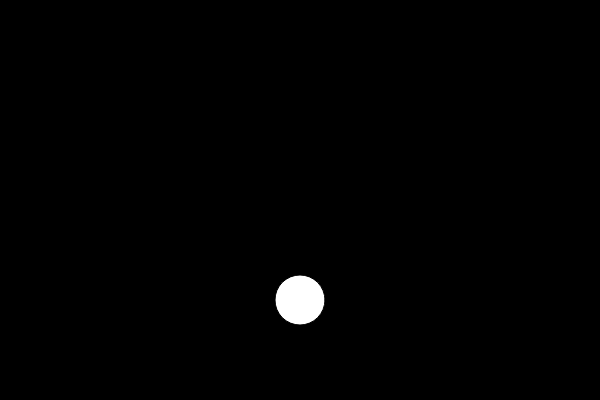
Frame 1 (no input)
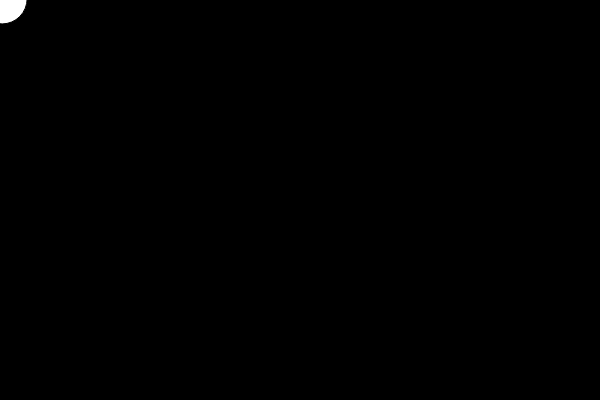
Frame 60 (no input)
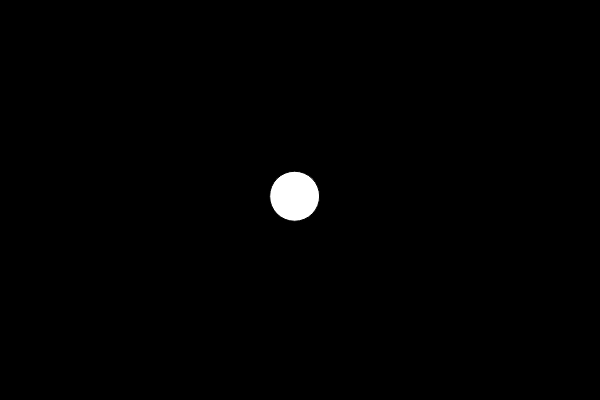
Frame 120 (the mouse pressed at the canvas centre since frame 60)

The p5.js sketch that drew these frames (run headless with seeded random() and noise() and a simulated clock; from frame 60 on, the mouse is pressed at the canvas centre):

// p5.js sketch
// ── sketch.js
var x = 300;
var y = 300;
var diffx = 0;
var diffy = 0;
var targetX = 300;
var targetY = 300;
  
function setup() {
  createCanvas(600, 400);
}

function draw() {
  background(0);
  diffx = targetX - x;
  diffy = targetY - y;
  x = x + 0.1*diffx;
  y = y + 0.1*diffy;
  ellipse(x, y, 50, 50);
  
  targetX = mouseX + random(-25, 25);
  targetY = mouseY + random(-25, 25);
}
